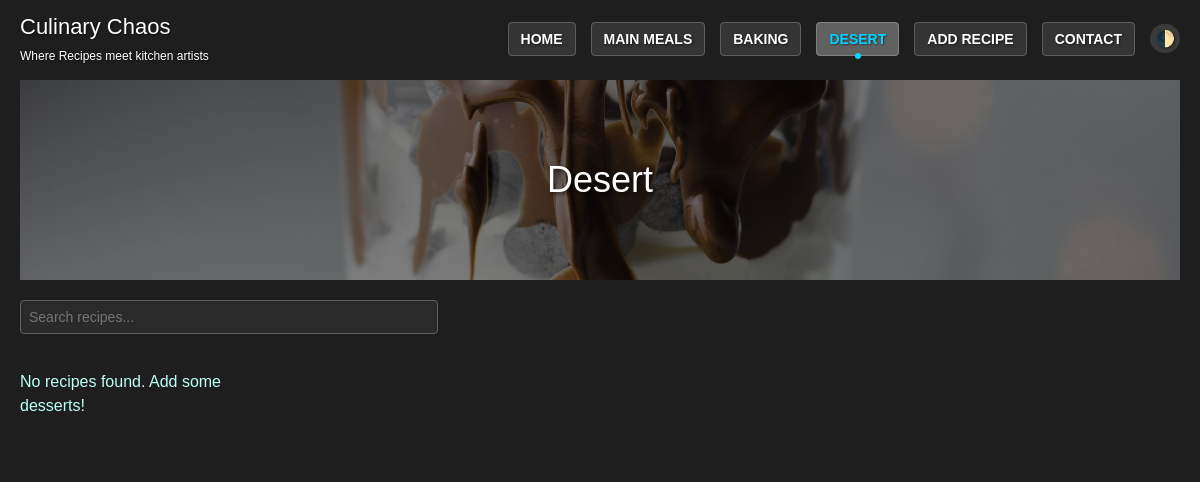
The page /desert on the database as committed earlier.
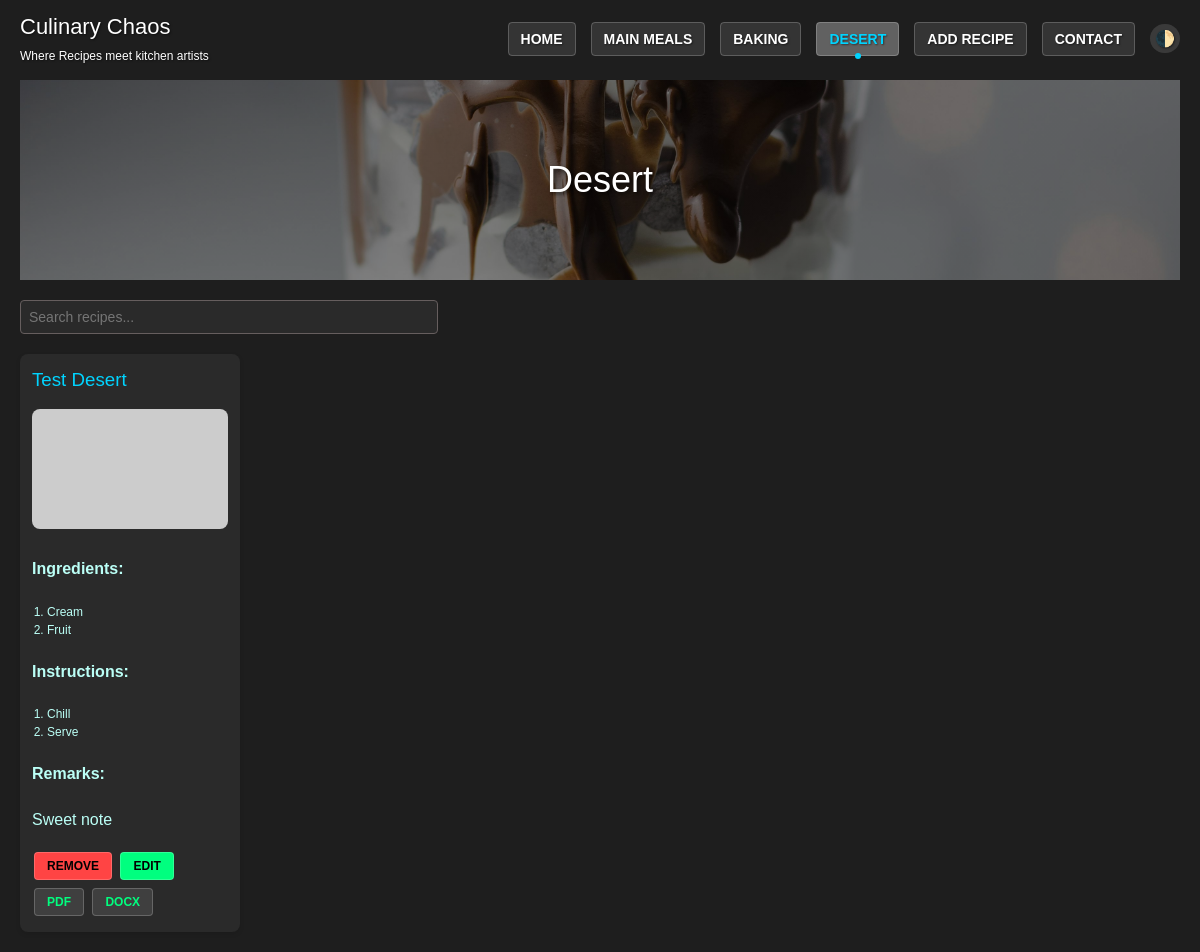
The same page on the database as committed later.
### tables this page shows
CREATE TABLE recipes (
                id INTEGER PRIMARY KEY AUTOINCREMENT,
                name TEXT NOT NULL,
                type TEXT NOT NULL,
                ingredients TEXT NOT NULL,
                instructions TEXT NOT NULL,
                remarks TEXT,
                image TEXT
            );

### app.py (the view)
@app.route('/desert')
def desert():
    with sqlite3.connect('recipes.db') as conn:
        cursor = conn.cursor()
        cursor.execute("SELECT * FROM recipes WHERE type = 'desert'")
        recipes = [{'id': r[0], 'name': r[1], 'type': r[2], 'ingredients': r[3].split(','), 'instructions': r[4], 'remarks': r[5], 'image': r[6]} for r in cursor.fetchall()]
        app.logger.debug(f"Desert recipes fetched: {recipes}")
    return render_template('desert.html', recipes=recipes)

### templates/desert.html (shortened to what this page needs)
<!DOCTYPE html>
<html lang="en">
<head>
    <link rel="stylesheet" href="{{ url_for('static', filename='styles.css') }}">
</head>
<body class="dark-theme">
    <nav class="navbar">
        <div class="navbar-brand">
            <h1>Culinary Chaos</h1>
            <span class="tagline">Where Recipes meet kitchen artists</span>
        </div>
        <ul class="nav-menu">
            <li><a href="{{ url_for('index') }}" class="nav-link">Home</a></li>
            <li><a href="{{ url_for('main_meals') }}" class="nav-link">Main Meals</a></li>
            <li><a href="{{ url_for('baking') }}" class="nav-link">Baking</a></li>
            <li><a href="{{ url_for('desert') }}" class="nav-link">Desert</a></li>
            <li><a href="{{ url_for('add_recipe') }}" class="nav-link">Add Recipe</a></li>
            <li><a href="{{ url_for('contact') }}" class="nav-link">Contact</a></li>
            <li><button class="theme-switcher">🌓</button></li>
        </ul>
    </nav>
    <div class="container">
        <div class="section-header desert">
            <h2>Desert</h2>
        </div>
        <input type="text" class="search-bar" placeholder="Search recipes..." oninput="searchRecipes()">
        <div class="recipe-grid">
            {% if recipes %}
                {% for recipe in recipes %}
                <div class="recipe-card">
                    <h3>{{ recipe.name }}</h3>
                    <img src="{{ recipe.image }}" alt="{{ recipe.name }}">
                    <h4>Ingredients:</h4>
                    <ol>
                        {% for ingredient in recipe.ingredients %}
                        <li>{{ ingredient }}</li>
                        {% endfor %}
                    </ol>
                    <h4>Instructions:</h4>
                    <ol>
                        {% for instruction in recipe.instructions.split('.') %}
                        {% if instruction.strip() %}
                        <li>{{ instruction.strip() }}</li>
                        {% endif %}
                        {% endfor %}
                    </ol>
                    {% if recipe.remarks %}
                    <h4>Remarks:</h4>
                    <p>{{ recipe.remarks }}</p>
                    {% endif %}
                    <button class="delete-btn" onclick="deleteRecipe({{ recipe.id }})">Remove</button>
                    <a href="{{ url_for('edit_recipe', id=recipe.id) }}"><button class="edit-btn">Edit</button></a>
                    <a href="{{ url_for('download_recipe', id=recipe.id, format='pdf') }}"><button class="pdf-btn">PDF</button></a>
                    <a href="{{ url_for('download_recipe', id=recipe.id, format='docx') }}"><button class="docx-btn">Docx</button></a>
                </div>
                {% endfor %}
            {% else %}
                <p>No recipes found. Add some desserts!</p>
            {% endif %}
        </div>
    </div>
</body>
</html>

### static/styles.css (style rules this page uses)
:root { --bg-color: #1E1E1E; --text-color: #bbfff6; --header-color: #00D4FF; --link-color: #00FF7F; --link-hover-color: #00D4FF; --secondary-bg: #2A2A2A; --tertiary-bg: #3A3A3A; --border-bg: rgb(102, 94, 94); --subtext-color: #A0A0A0; --button-bg: #00FF7F; --button-text: #000; --button-hover: #00D4FF; --error-color: #FF4444; --delete-bg: #FF4444; --delete-hover: #CC3333; }
html, body { margin: 0; padding: 0; width: 100%; height: 100%; overflow-x: hidden; }
body { font-family: 'Arial', sans-serif; background: var(--bg-color); color: var(--text-color); line-height: 1.5; transition: background 0.3s, color 0.3s; }
.navbar { background: transparent; padding: 10px 20px; display: flex; justify-content: space-between; align-items: center; position: fixed; top: 0; width: 100%; z-index: 1000; box-sizing: border-box; }
.navbar-brand h1 { font-size: 22px; margin: 0; color: #fff; text-shadow: 1px 1px 2px rgba(0, 0, 0, 0.5); }
.tagline { font-size: 12px; color: #fff; text-shadow: 1px 1px 2px rgba(0, 0, 0, 0.5); }
.nav-menu { list-style: none; margin: 0; padding: 0; display: flex; align-items: center; gap: 15px; }
.nav-menu li { margin: 0; }
.nav-link { font-size: 14px; padding: 8px 12px; color: #fff; text-shadow: 1px 1px 2px rgba(0, 0, 0, 0.5); background: rgba(255, 255, 255, 0.1); border: 1px solid rgba(255, 255, 255, 0.2); border-radius: 4px; text-transform: uppercase; font-weight: 600; transition: all 0.3s ease; }
.nav-link.active { color: var(--link-hover-color); background: rgba(255, 255, 255, 0.3); position: relative; }
.nav-link.active::after { content: ''; position: absolute; bottom: -4px; left: 50%; transform: translateX(-50%); width: 6px; height: 6px; background: var(--link-hover-color); border-radius: 50%; }
.theme-switcher { background: var(--tertiary-bg); border: none; color: #fff; padding: 5px; cursor: pointer; font-size: 16px; border-radius: 25px; transition: all 0.3s ease; text-shadow: 1px 1px 2px rgba(0, 0, 0, 0.5); }
h1, h2, h3 { color: var(--header-color); font-weight: 400; margin: 0 0 15px; }
a { color: var(--link-color); text-decoration: none; transition: color 0.3s; }
.container { max-width: 1200px; margin: 0 auto; padding: 20px; background-color: var(--bg-color); color: var(--text-color); margin-top: 60px; }
.section-header { width: 100%; height: 200px; display: flex; align-items: center; justify-content: center; text-align: center; background-size: cover; background-position: center; background-repeat: no-repeat; background-color: #1a1a1a; margin-bottom: 20px; }
.section-header.desert { background-image: linear-gradient(rgba(0,0,0,0.5), rgba(0,0,0,0.5)), url('/static/desert.jpg'); }
.section-header h2 { color: #fff; font-size: 36px; margin: 0; text-shadow: 2px 2px 4px rgba(0, 0, 0, 0.7); }
.search-bar { width: 100%; max-width: 400px; padding: 8px; margin-bottom: 20px; border: 1px solid var(--border-bg); border-radius: 4px; background: var(--secondary-bg); color: var(--text-color); font-size: 14px; }
.recipe-grid { display: grid; grid-template-columns: repeat(auto-fill, minmax(220px, 1fr)); gap: 15px; }
.recipe-card { background: var(--secondary-bg); border-radius: 8px; box-shadow: 0 2px 5px rgba(0,0,0,0.1); padding: 12px; transition: transform 0.2s; }
.recipe-card img { width: 100%; height: 120px; object-fit: cover; border-radius: 8px; }
.recipe-card ol { margin: 8px 0; padding-left: 15px; font-size: 12px; }
.recipe-card button, .recipe-card a button { padding: 6px 12px; border: 1px solid rgba(255, 255, 255, 0.2); border-radius: 4px; text-transform: uppercase; font-weight: 600; font-size: 12px; cursor: pointer; transition: all 0.3s ease; margin: 4px 2px; }
.recipe-card .edit-btn { background: var(--button-bg); color: var(--button-text); }
.recipe-card .pdf-btn, .recipe-card .docx-btn { background: rgba(255, 255, 255, 0.1); color: var(--link-color); }
.recipe-card .delete-btn { background: var(--delete-bg); color: var(--button-text); }

Rows that differ between the two databases and show on the page:
added recipes: name "Test Desert", ingredients "Cream" "Fruit", strip "Chill" "Serve", remarks "Sweet note"
Other text that changed with them:
text no longer shown: "No recipes found. Add some desserts!"
